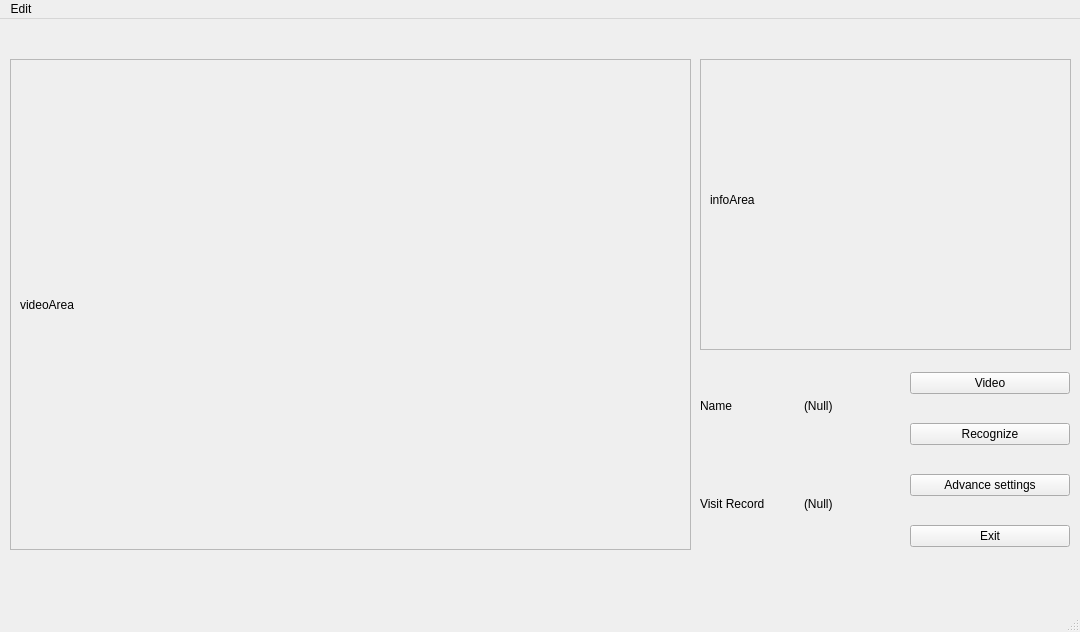
<?xml version="1.0" encoding="UTF-8"?>
<ui version="4.0">
 <class>MainWindow</class>
 <widget class="QMainWindow" name="MainWindow">
  <property name="geometry">
   <rect>
    <x>0</x>
    <y>0</y>
    <width>1080</width>
    <height>632</height>
   </rect>
  </property>
  <property name="windowTitle">
   <string>MainWindow</string>
  </property>
  <widget class="QWidget" name="centralwidget">
   <widget class="QFrame" name="frame">
    <property name="geometry">
     <rect>
      <x>10</x>
      <y>40</y>
      <width>681</width>
      <height>491</height>
     </rect>
    </property>
    <property name="frameShape">
     <enum>QFrame::StyledPanel</enum>
    </property>
    <property name="frameShadow">
     <enum>QFrame::Raised</enum>
    </property>
    <widget class="QLabel" name="label">
     <property name="geometry">
      <rect>
       <x>10</x>
       <y>10</y>
       <width>661</width>
       <height>471</height>
      </rect>
     </property>
     <property name="text">
      <string>videoArea</string>
     </property>
    </widget>
   </widget>
   <widget class="QWidget" name="verticalLayoutWidget">
    <property name="geometry">
     <rect>
      <x>910</x>
      <y>330</y>
      <width>160</width>
      <height>221</height>
     </rect>
    </property>
    <layout class="QVBoxLayout" name="verticalLayout">
     <item>
      <widget class="QPushButton" name="pushButton">
       <property name="text">
        <string>Video</string>
       </property>
      </widget>
     </item>
     <item>
      <widget class="QPushButton" name="pushButton_2">
       <property name="text">
        <string>Recognize</string>
       </property>
       <property name="checkable">
        <bool>false</bool>
       </property>
      </widget>
     </item>
     <item>
      <widget class="QPushButton" name="pushButton_3">
       <property name="text">
        <string>Advance settings</string>
       </property>
      </widget>
     </item>
     <item>
      <widget class="QPushButton" name="pushButton_4">
       <property name="text">
        <string>Exit</string>
       </property>
      </widget>
     </item>
    </layout>
   </widget>
   <widget class="QFrame" name="frame_2">
    <property name="geometry">
     <rect>
      <x>700</x>
      <y>40</y>
      <width>371</width>
      <height>291</height>
     </rect>
    </property>
    <property name="frameShape">
     <enum>QFrame::StyledPanel</enum>
    </property>
    <property name="frameShadow">
     <enum>QFrame::Raised</enum>
    </property>
    <widget class="QLabel" name="label_2">
     <property name="geometry">
      <rect>
       <x>10</x>
       <y>10</y>
       <width>351</width>
       <height>261</height>
      </rect>
     </property>
     <property name="text">
      <string>infoArea</string>
     </property>
    </widget>
   </widget>
   <widget class="QWidget" name="horizontalLayoutWidget">
    <property name="geometry">
     <rect>
      <x>700</x>
      <y>340</y>
      <width>201</width>
      <height>191</height>
     </rect>
    </property>
    <layout class="QHBoxLayout" name="horizontalLayout">
     <item>
      <layout class="QVBoxLayout" name="verticalLayout_2">
       <item>
        <widget class="QLabel" name="label_5">
         <property name="text">
          <string>Name</string>
         </property>
        </widget>
       </item>
       <item>
        <widget class="QLabel" name="label_4">
         <property name="text">
          <string>Visit Record</string>
         </property>
        </widget>
       </item>
      </layout>
     </item>
     <item>
      <layout class="QVBoxLayout" name="verticalLayout_3">
       <item>
        <widget class="QLabel" name="label_3">
         <property name="text">
          <string>(Null)</string>
         </property>
        </widget>
       </item>
       <item>
        <widget class="QLabel" name="label_6">
         <property name="text">
          <string>(Null)</string>
         </property>
        </widget>
       </item>
      </layout>
     </item>
    </layout>
   </widget>
  </widget>
  <widget class="QMenuBar" name="menubar">
   <property name="geometry">
    <rect>
     <x>0</x>
     <y>0</y>
     <width>1080</width>
     <height>31</height>
    </rect>
   </property>
   <widget class="QMenu" name="menuEdit">
    <property name="title">
     <string>Edit</string>
    </property>
    <addaction name="actionVideo"/>
    <addaction name="actionRecognize"/>
    <addaction name="actionAdd_Target"/>
   </widget>
   <addaction name="menuEdit"/>
  </widget>
  <widget class="QStatusBar" name="statusbar"/>
  <action name="actionVideo">
   <property name="text">
    <string>Video</string>
   </property>
  </action>
  <action name="actionRecognize">
   <property name="text">
    <string>Recognize</string>
   </property>
  </action>
  <action name="actionAdd_Target">
   <property name="text">
    <string>Add Target</string>
   </property>
  </action>
 </widget>
 <resources/>
 <connections/>
</ui>
